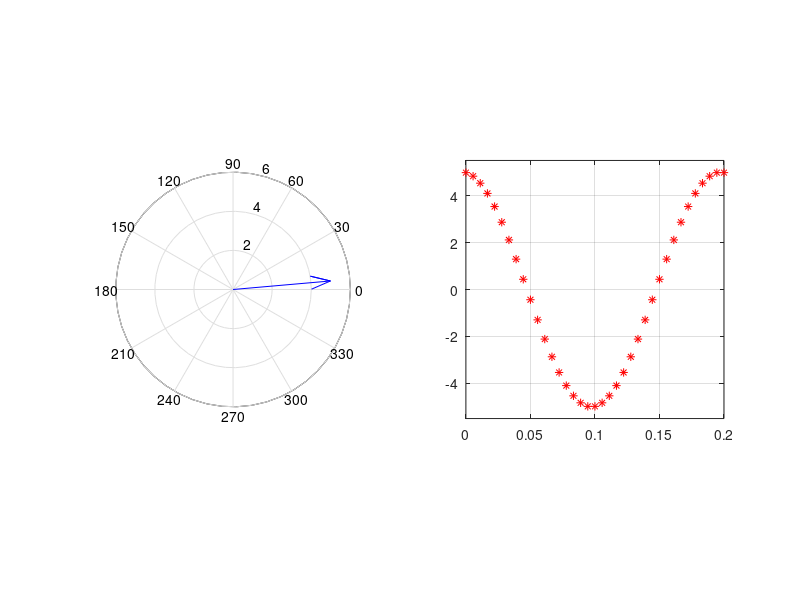

Recreate this plot in MATLAB.
clear all
clc
f=input('frequency in Hz >>')
A=input('amplitude(>0) >>')
theta=input('phase in degrees >>')
omega= 2*pi*f;
tmax = 1/f;
time=[];n=0;
figure(1)
for t=0:tmax/36:tmax
    z=A*exp(1i*(omega*t+theta*pi/180));
    x=real(z);y=imag(z);
    time=[time t];
    subplot(121)
    compass(x,y);
    axis('square')
    subplot(122)
    plot(n*tmax/36,x,'*r')
    axis('square');
    axis([0 tmax -1.1*A 1.1*A]);grid
    hold on
    if n==0
        pause(1)
    else
        pause(0.1)
    end
        n=n+1;
end
hold off
        



